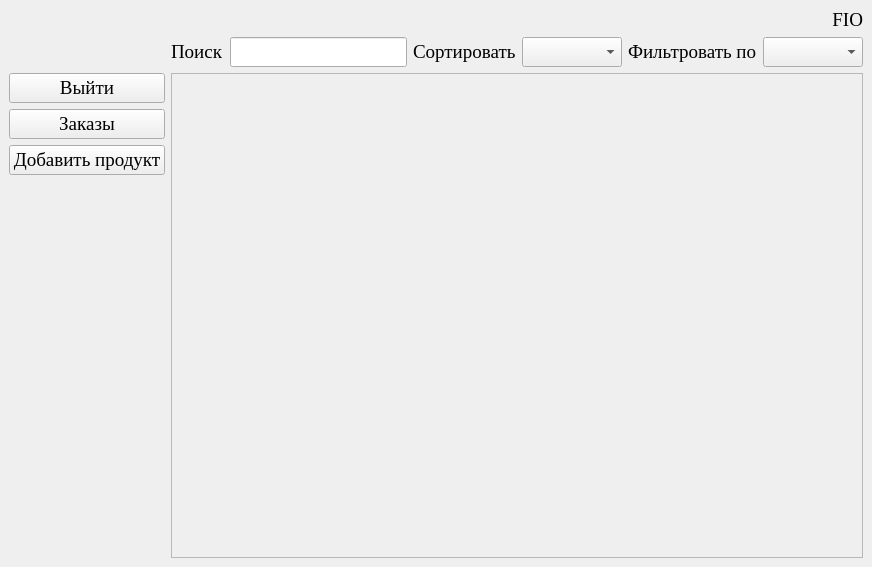
<?xml version="1.0" encoding="UTF-8"?>
<ui version="4.0">
 <class>ProductWindow</class>
 <widget class="QMainWindow" name="ProductWindow">
  <property name="geometry">
   <rect>
    <x>0</x>
    <y>0</y>
    <width>872</width>
    <height>567</height>
   </rect>
  </property>
  <property name="font">
   <font>
    <family>Times New Roman</family>
    <pointsize>14</pointsize>
   </font>
  </property>
  <property name="windowTitle">
   <string>Продукт</string>
  </property>
  <property name="windowIcon">
   <iconset>
    <normaloff>../../icon.ico</normaloff>../../icon.ico</iconset>
  </property>
  <widget class="QWidget" name="centralwidget">
   <layout class="QGridLayout" name="gridLayout">
    <item row="2" column="0">
     <layout class="QVBoxLayout" name="verticalLayout_2">
      <item>
       <widget class="QPushButton" name="Exit">
        <property name="text">
         <string>Выйти</string>
        </property>
       </widget>
      </item>
      <item>
       <widget class="QPushButton" name="Orders">
        <property name="text">
         <string>Заказы</string>
        </property>
       </widget>
      </item>
      <item>
       <widget class="QPushButton" name="AddProducts">
        <property name="text">
         <string>Добавить продукт</string>
        </property>
       </widget>
      </item>
      <item>
       <spacer name="verticalSpacer">
        <property name="orientation">
         <enum>Qt::Vertical</enum>
        </property>
        <property name="sizeHint" stdset="0">
         <size>
          <width>20</width>
          <height>40</height>
         </size>
        </property>
       </spacer>
      </item>
     </layout>
    </item>
    <item row="0" column="1">
     <widget class="QLabel" name="FIO">
      <property name="text">
       <string>FIO</string>
      </property>
      <property name="alignment">
       <set>Qt::AlignRight|Qt::AlignTrailing|Qt::AlignVCenter</set>
      </property>
     </widget>
    </item>
    <item row="2" column="1">
     <widget class="QScrollArea" name="scrollArea">
      <property name="widgetResizable">
       <bool>true</bool>
      </property>
      <widget class="QWidget" name="scrollAreaWidgetContents">
       <property name="geometry">
        <rect>
         <x>0</x>
         <y>0</y>
         <width>689</width>
         <height>485</height>
        </rect>
       </property>
       <layout class="QVBoxLayout" name="verticalLayout"/>
      </widget>
     </widget>
    </item>
    <item row="1" column="1">
     <layout class="QHBoxLayout" name="horizontalLayout">
      <item>
       <widget class="QLabel" name="label">
        <property name="text">
         <string>Поиск</string>
        </property>
       </widget>
      </item>
      <item>
       <widget class="QLineEdit" name="Search"/>
      </item>
      <item>
       <widget class="QLabel" name="label_2">
        <property name="text">
         <string>Сортировать</string>
        </property>
       </widget>
      </item>
      <item>
       <widget class="QComboBox" name="comboBoxSort"/>
      </item>
      <item>
       <widget class="QLabel" name="label_3">
        <property name="text">
         <string>Фильтровать по</string>
        </property>
       </widget>
      </item>
      <item>
       <widget class="QComboBox" name="comboBoxFilter"/>
      </item>
     </layout>
    </item>
   </layout>
  </widget>
 </widget>
 <resources/>
 <connections/>
</ui>
